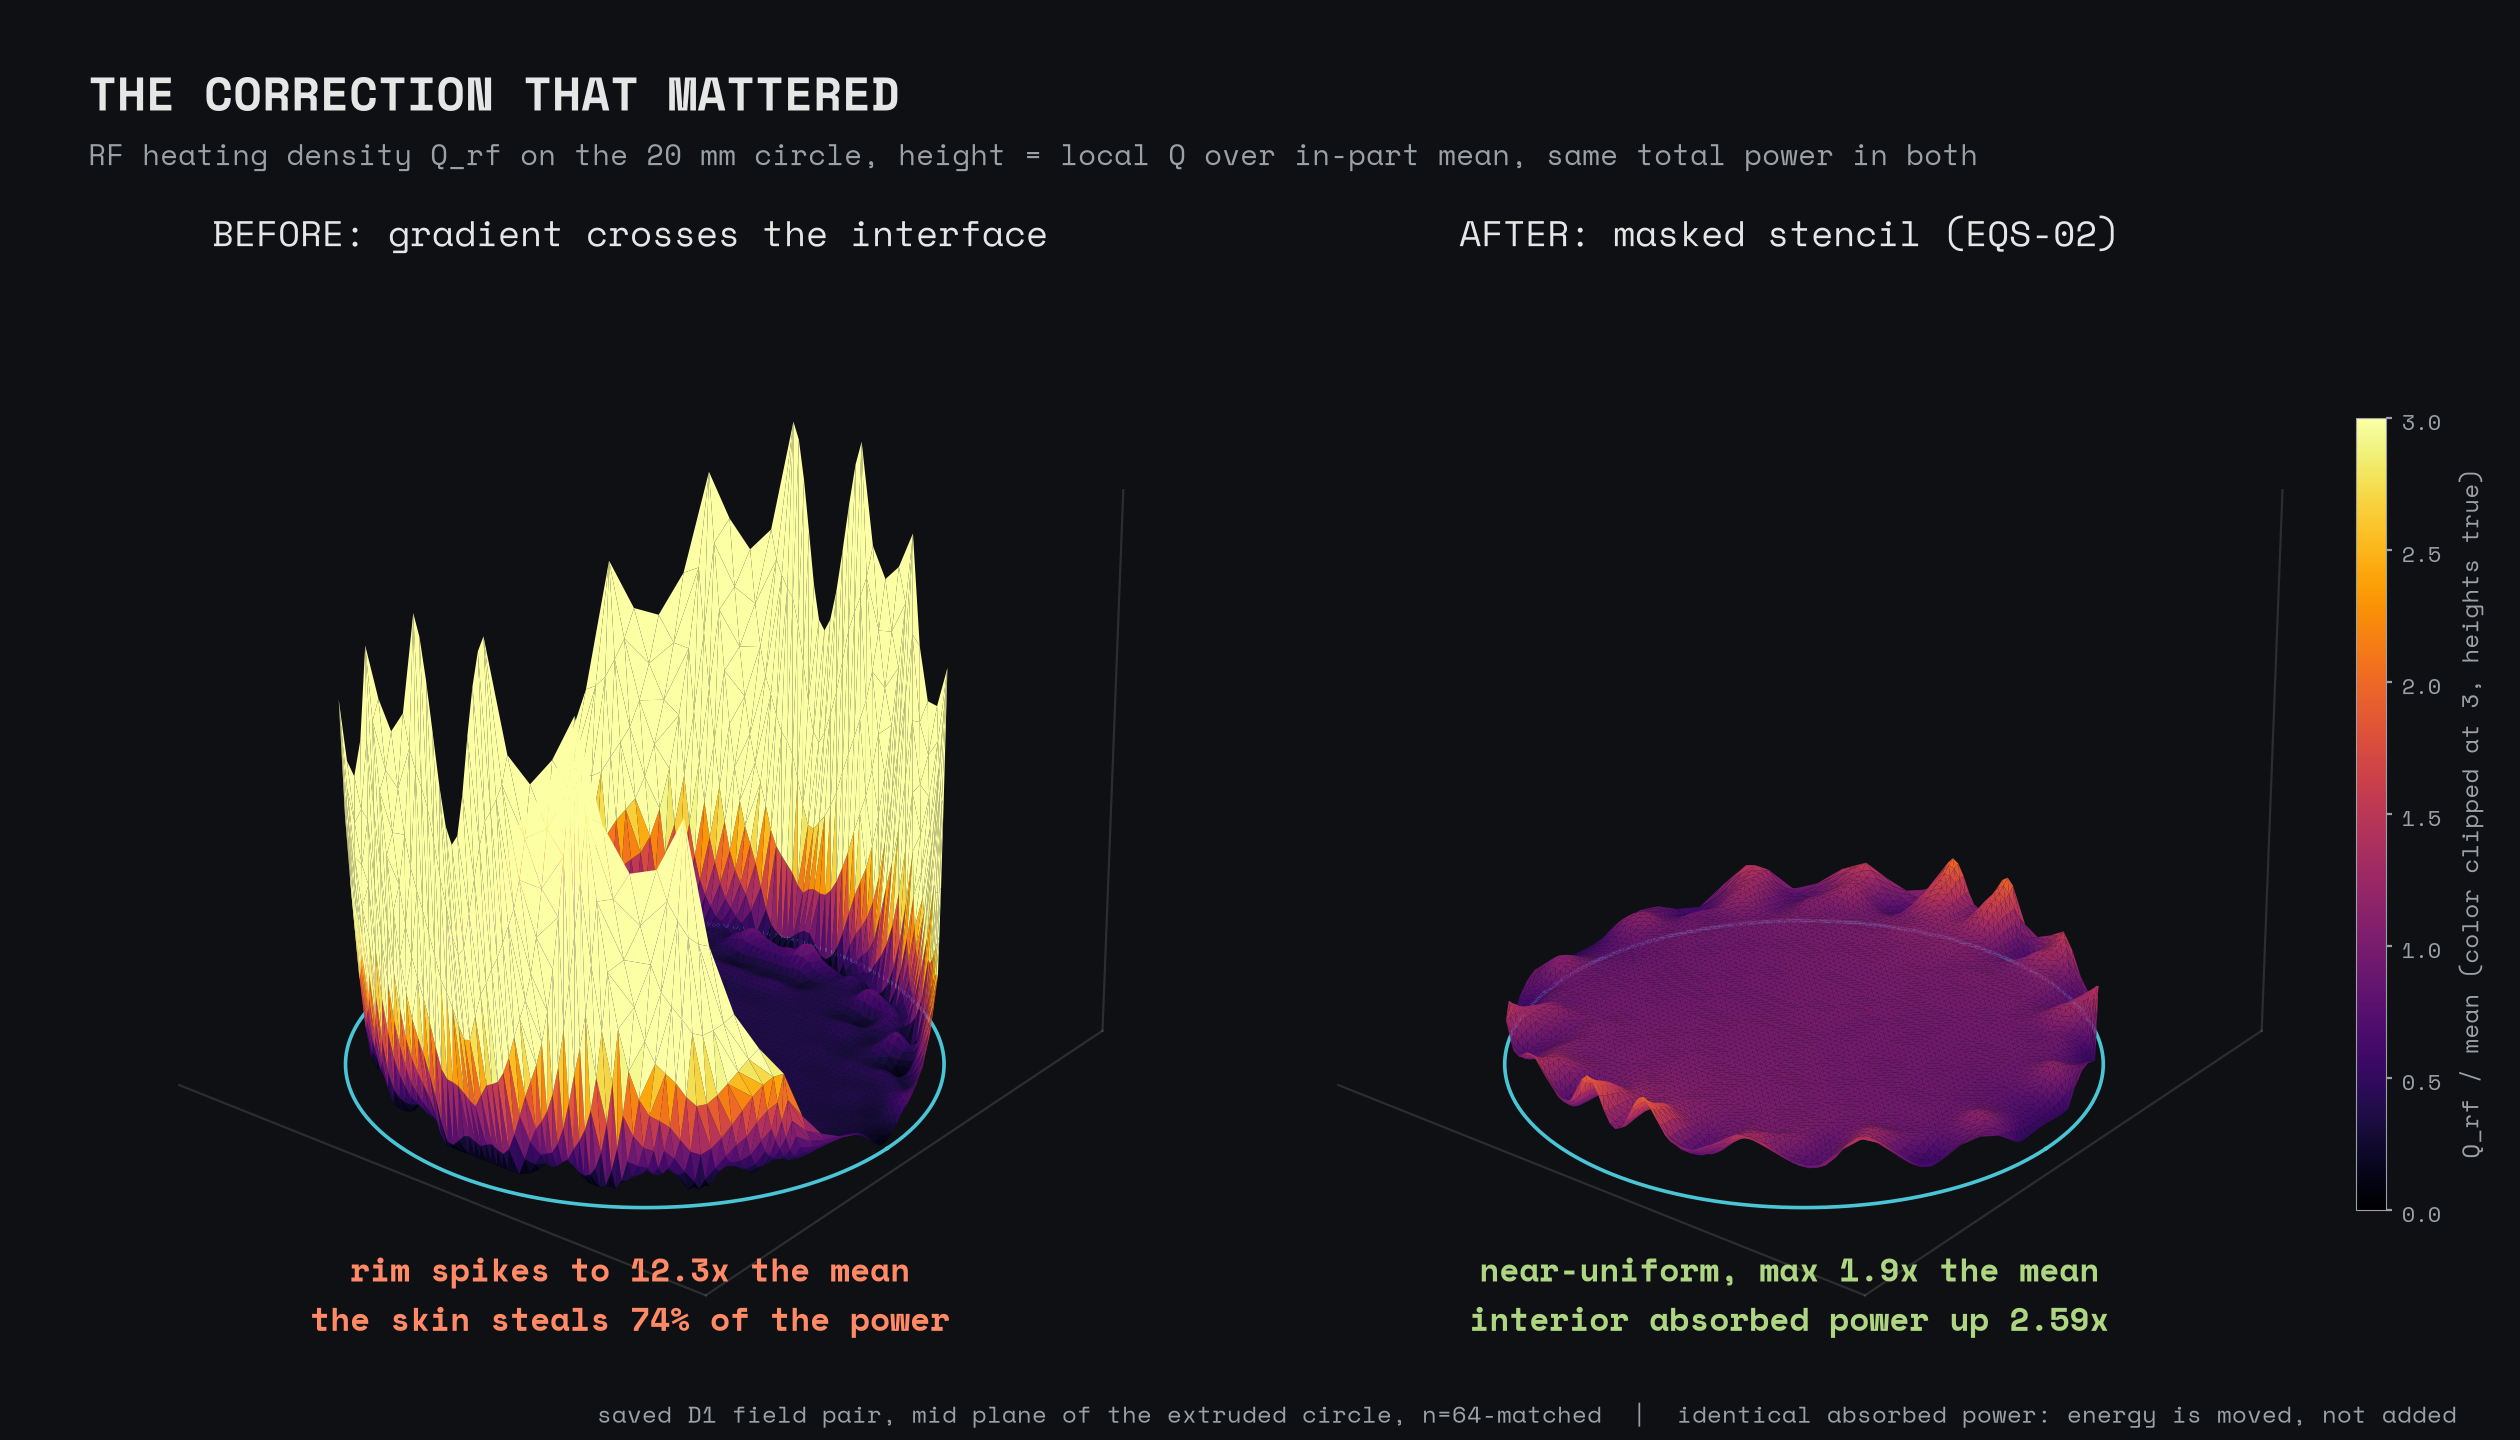

The script that saved this image:
"""Figure 2: The correction that mattered (EQS-02).

Before/after volumetric-heating topology on the 20 mm circle, rendered as 3-D
height fields of the unit-mean Q_rf pattern at the D1 evaluation points.
Legacy stencil (gradient taken across the material interface): a spiked
surface-hot rim, max 12.3x the in-part mean. Masked stencil (EQS-02
corrected): near-uniform, max 1.9x; the interior absorbed power rises 2.59x
and the thermal topology flips to interior-hot. Both fields carry identical total
absorbed power (D1: power identity rel diff 0.0), so the correction MOVES
energy from the rim to the interior; it does not add any.

Data: heatr3d_d1_spike/d1_circle_coarse.npz (pts, q_heatr3d legacy,
q_heatr3d_maskgrad corrected; 812 mid-plane points, n=64-matched, the same
pair EQS02_IMPACT.md reports). Saved artifact only; no physics is run.
Scope: the points are one z plane of the extruded circle (the field is
z-invariant, max|Ez|/mean|E| = 6.5e-7); the 3-D relief is a linear
display of those 812 points, height =
local Q over in-part mean, displayed on a refined triangulation of those
points. Color is CLIPPED at 3x the mean so the corrected panel's topology is
visible; the heights are unclipped and true.
"""
from __future__ import annotations

import numpy as np
import matplotlib.pyplot as plt
from matplotlib import cm, colors
import matplotlib.tri as mtri

import style3d as st

MM = 1000.0
R_PART = 10.0
COLOR_CLIP = 3.0
NG = 240


def load_pair():
    d = np.load(st.REPO / "heatr3d_d1_spike" / "d1_circle_coarse.npz")
    pts = np.asarray(d["pts"]) * MM
    q_leg = np.asarray(d["q_heatr3d"])
    q_cor = np.asarray(d["q_heatr3d_maskgrad"])
    return pts[:, 0], pts[:, 1], q_leg / q_leg.mean(), q_cor / q_cor.mean()


def refined(x, y, q):
    """Refine the scattered-point triangulation for a smooth relief."""
    tri = mtri.Triangulation(x, y)
    ref = mtri.UniformTriRefiner(tri)
    tri_f, q_f = ref.refine_field(q, subdiv=2)
    return tri_f, np.clip(q_f, 0.0, None)


def panel(ax, tri_f, q_f, zmax, label, peak, peak_color):
    norm = colors.Normalize(vmin=0.0, vmax=COLOR_CLIP)
    ax.plot_trisurf(tri_f, q_f, cmap=st.CMAP_Q, norm=norm,
                    linewidth=0, antialiased=True, shade=False)
    t = np.linspace(0, 2 * np.pi, 181)
    ax.plot(R_PART * np.cos(t), R_PART * np.sin(t), np.zeros_like(t),
            color=st.ACCENT, lw=1.3, alpha=0.95)
    st.dark_3d_axes(ax)
    ax.set_xlim(-11, 11)
    ax.set_ylim(-11, 11)
    ax.set_zlim(0, zmax)
    ax.set_box_aspect((1, 1, 0.9))
    ax.view_init(elev=26, azim=-52)
    ax.set_title(label, fontsize=13, color=st.FG, pad=-8)
    ax.text2D(0.5, 0.10, peak, transform=ax.transAxes, ha="center", va="top",
              fontsize=12, color=peak_color, fontweight="bold")


def main() -> None:
    x, y, q_leg, q_cor = load_pair()
    zmax = float(q_leg.max()) * 1.02

    fig = plt.figure(figsize=(12.6, 7.2), dpi=st.DPI)
    ax1 = fig.add_axes([0.00, 0.06, 0.50, 0.76], projection="3d")
    ax2 = fig.add_axes([0.46, 0.06, 0.50, 0.76], projection="3d")

    panel(ax1, *refined(x, y, q_leg), zmax,
          "BEFORE: gradient crosses the interface",
          f"rim spikes to {q_leg.max():.1f}x the mean\n"
          "the skin steals 74% of the power", st.WARM)
    panel(ax2, *refined(x, y, q_cor), zmax,
          "AFTER: masked stencil (EQS-02)",
          f"near-uniform, max {q_cor.max():.1f}x the mean\n"
          "interior absorbed power up 2.59x", st.GOOD)

    st.title_block(fig, "THE CORRECTION THAT MATTERED",
                   "RF heating density Q_rf on the 20 mm circle, height = "
                   "local Q over in-part mean, same total power in both")
    sm = cm.ScalarMappable(norm=colors.Normalize(0, COLOR_CLIP),
                           cmap=st.CMAP_Q)
    cax = fig.add_axes([0.935, 0.16, 0.012, 0.55])
    cb = fig.colorbar(sm, cax=cax)
    cb.ax.tick_params(labelsize=8, colors=st.DIM, length=2)
    cb.outline.set_edgecolor(st.DIM)
    cb.outline.set_linewidth(0.4)
    cb.set_label("Q_rf / mean (color clipped at 3, heights true)",
                 fontsize=8.5, color=st.DIM)
    fig.text(0.975, 0.012,
             "saved D1 field pair, mid plane of the extruded circle, "
             "n=64-matched  |  identical absorbed power: energy is moved, "
             "not added",
             fontsize=8.5, color=st.DIM, ha="right")

    out = st.OUT / "fig2_eqs02_correction.png"
    fig.savefig(out, dpi=st.DPI)
    print("wrote", out,
          "| legacy max/mean %.2f | corrected max/mean %.2f"
          % (q_leg.max(), q_cor.max()))


if __name__ == "__main__":
    main()
